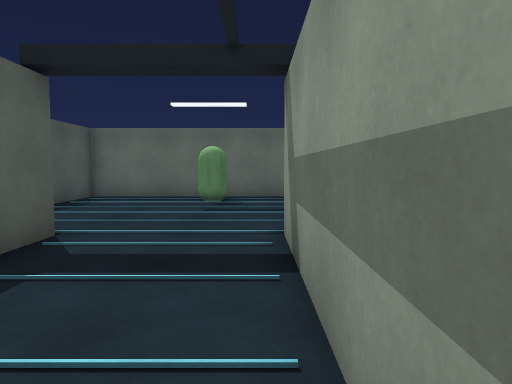
[1] (above)

14 first-person views from a walk through a 3-D level made in the Unity game engine. The camera is 1.2 m above the floor, tilts 4° down and sees 70° across. The floor is counted in squares, 1 m on a side. Each view is taken from the middle of a square. On the plan, view 1 faces up. The plan holds only what a view shows up to about 15 squares ahead; the rest is blank.

[2]
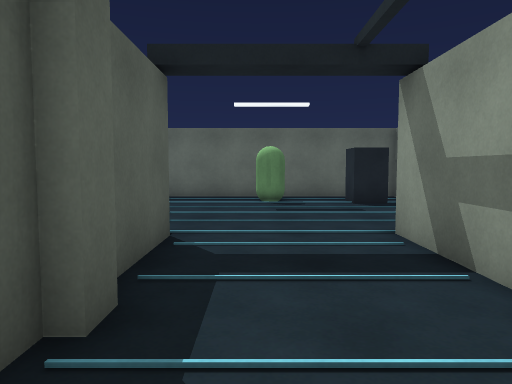

[3]
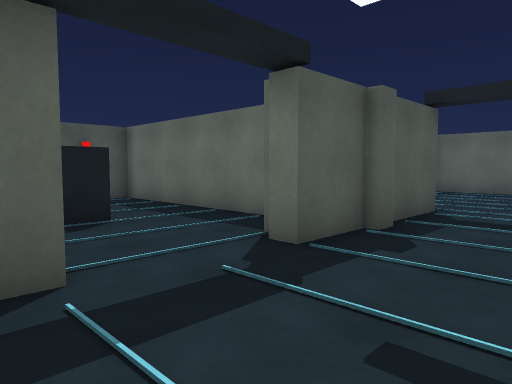

[4]
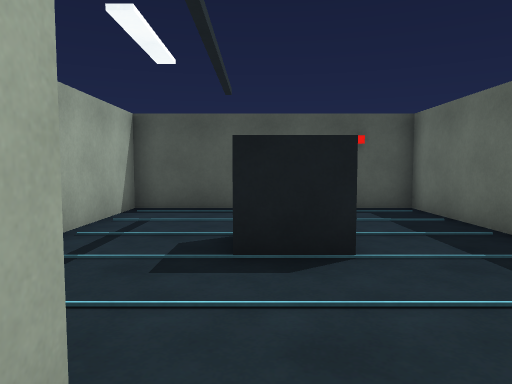

[5]
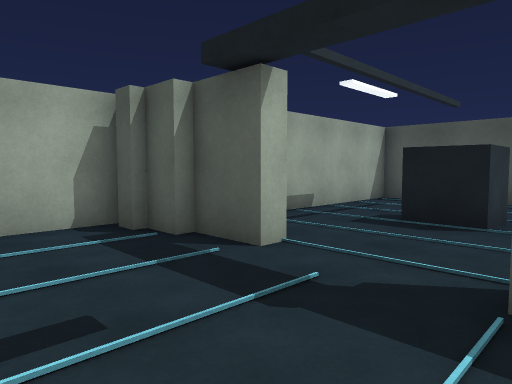

[6]
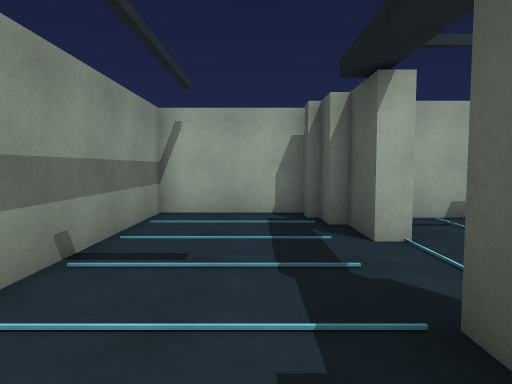

[7]
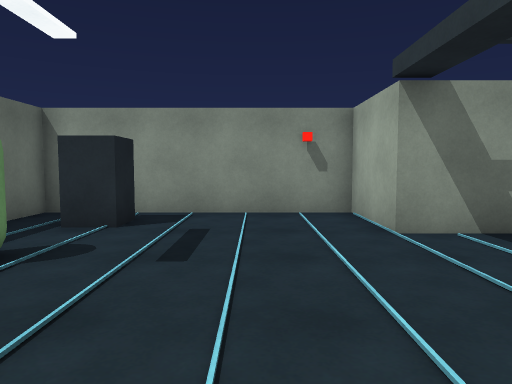

[8]
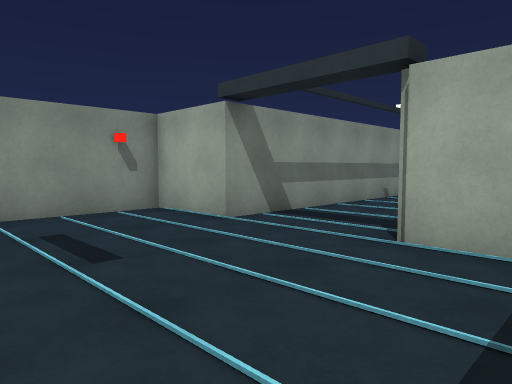

[9]
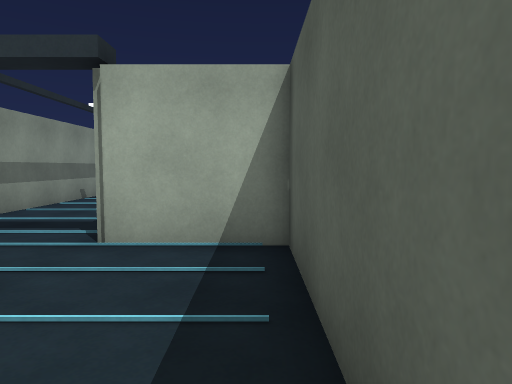

[10]
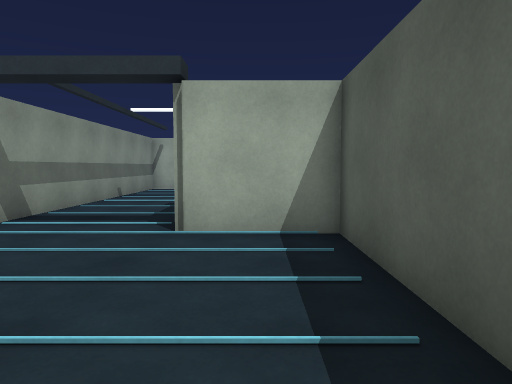

[11]
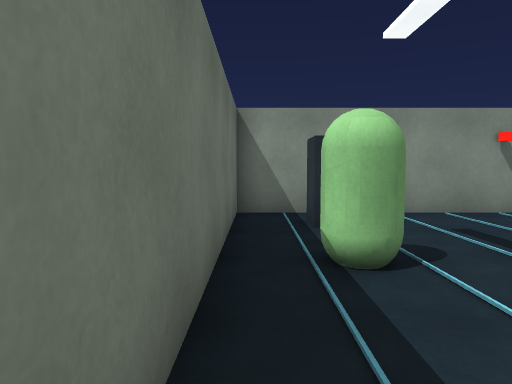

[12]
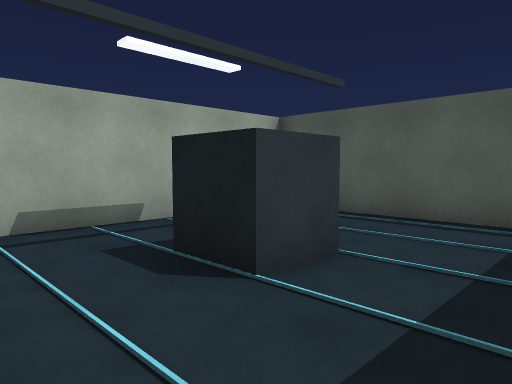

[13]
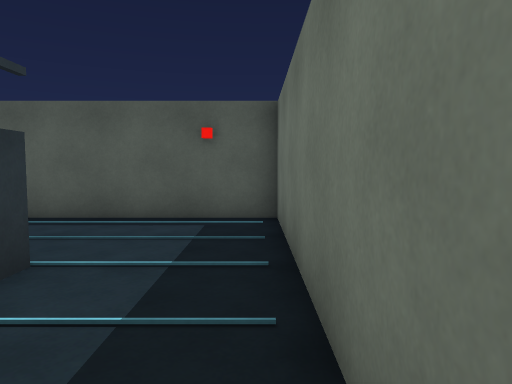

[14]
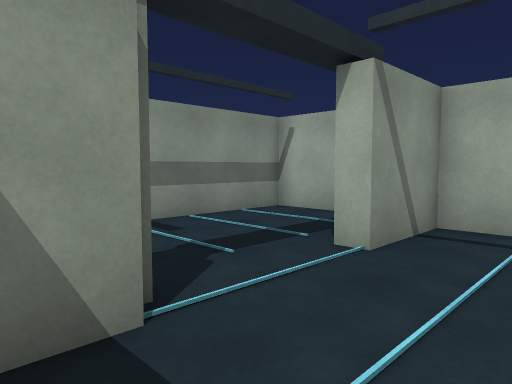

### Floor plan
Ten units are one square. View 1 is at (0, 0); x grows to the right and y downward. Boxes are objects, and circles mark ways between rooms. Rooms are numbered by the first view taken in them; rooms with no view inside come last. Other rooms are left out.
<svg viewBox="-140 -150 180 220">
<path fill="none" stroke="#000" d="M-32 -31 -32 -25M-35 -26 -35 -4 -41 -4M-45 28 -39 28 -39 45M-35 45 -35 55 -32 55 -32 61M-35 65 5 65 5 -65 35 -65 35 -145 -65 -145 -65 -65 -35 -65 -35 -38M-45 -6 -45 -16M-56 -25 -135 -25 -135 55 -45 55 -45 28"/>
<rect x="-25" y="-135" width="20" height="20" fill="#bbb"><title>other object</title></rect>
<rect x="5" y="-135" width="20" height="20" fill="#bbb"><title>other object</title></rect>
<rect x="-95" y="5" width="20" height="20" fill="#bbb"><title>other object</title></rect>
<circle cx="-50" cy="10" r="3" fill="#2a7"/>
<text x="-20" y="-60">1</text>
<text x="-90" y="10">2</text>
</svg>
Room 1 opens to room 2.

Where each view was taken, in squares from view 1:
view 1: 0 up, 0 right, facing up
view 2: 0 up, 2 left, facing up
view 3: 4 down, 0 right, facing up-left
view 4: 2 down, 3 left, facing left
view 5: 1 up, 0 right, facing down-left
view 6: 3 up, 2 left, facing down
view 7: 9 up, 6 left, facing right
view 8: 12 up, 6 left, facing down-right
view 9: 12 up, 6 left, facing down
view 10: 13 up, 5 left, facing down
view 11: 14 up, 6 left, facing right
view 12: 2 up, 5 left, facing down-left
view 13: 2 up, 5 left, facing left
view 14: 2 up, 7 left, facing down-right
